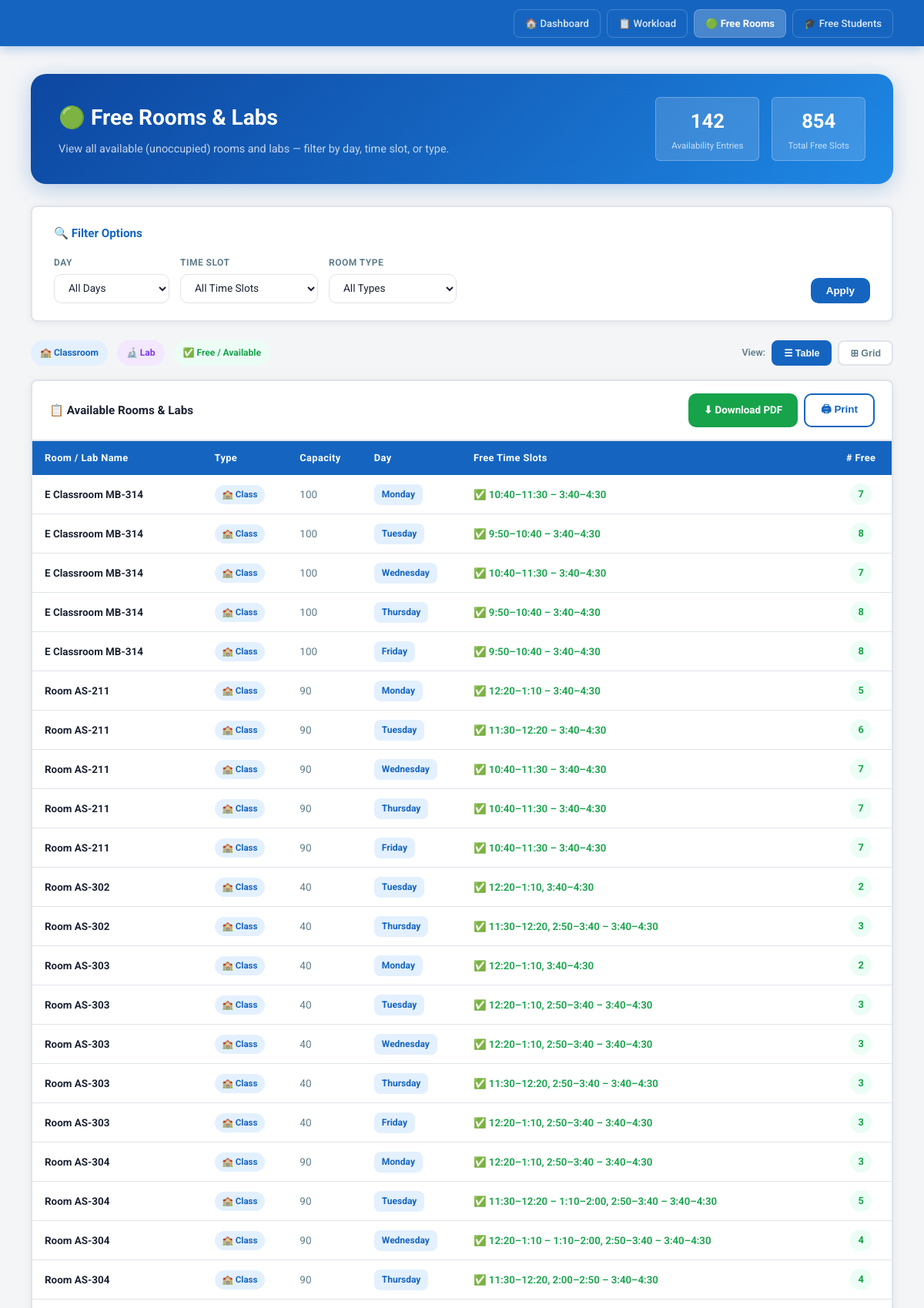
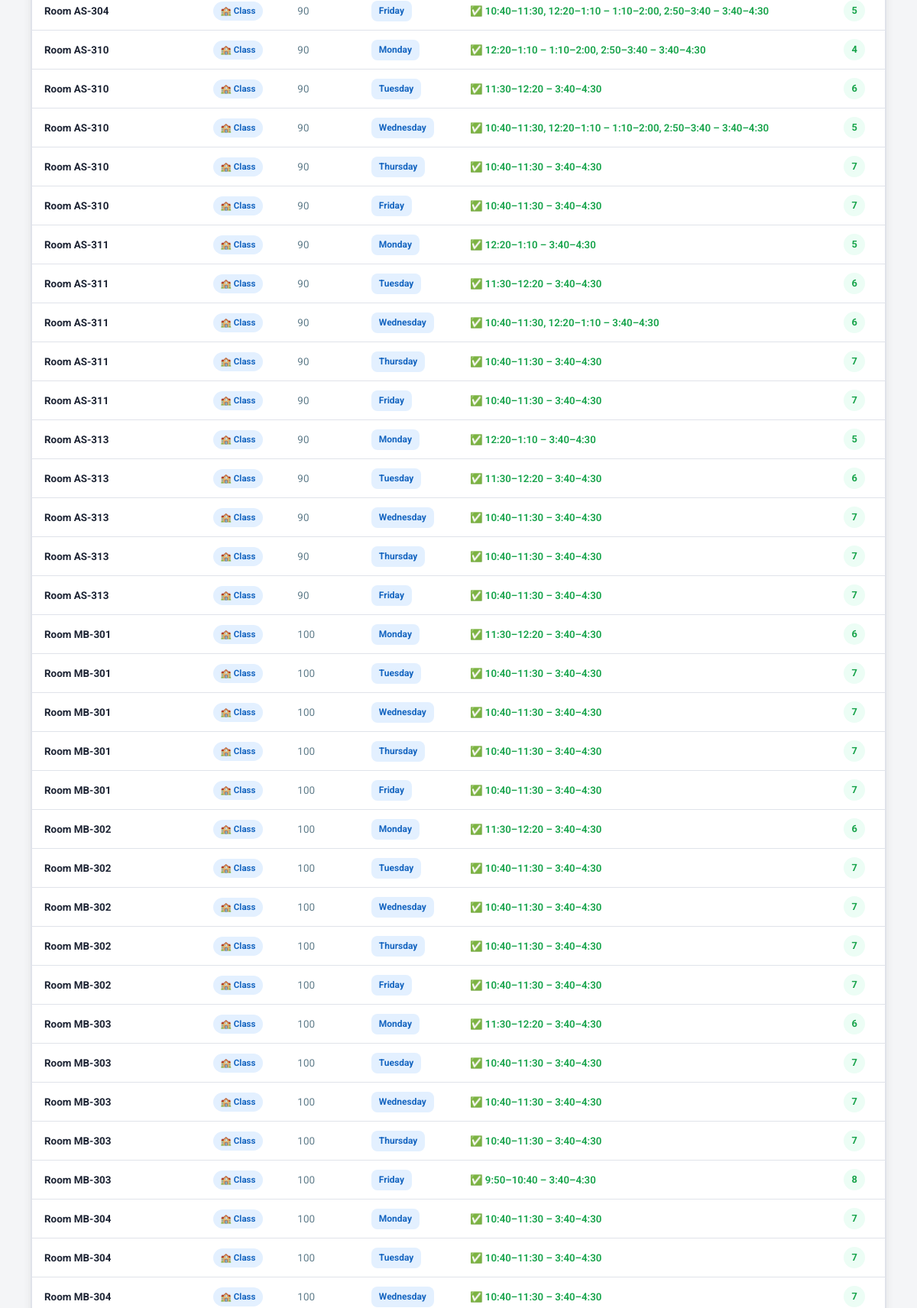
Screenshot of /free-rooms/ (signed in, upper part) with the database file from the repository (2 pictures, top to bottom).
### scheduler/models.py (models this page shows, shortened)
class Room(models.Model):
    ROOM_TYPE_CHOICES = (
        ('CLASSROOM', 'Classroom'), ('LAB', 'Lab'),
    )
    name = models.CharField(max_length=100)
    room_id = models.CharField(max_length=50, blank=True, default='')
    room_type = models.CharField(max_length=10, choices=ROOM_TYPE_CHOICES, default='CLASSROOM')
    capacity = models.IntegerField(default=60)
    department = models.ForeignKey(
        'Department', on_delete=models.SET_NULL, null=True, blank=True, related_name='rooms')
    allowed_subjects = models.TextField(
        blank=True, default='all',
        help_text='"all" or comma-separated subject names/codes this lab can host.')

### scheduler/views.py (the view)
# urls.py: path('free-rooms/', views.free_rooms, name='free_rooms'),
def free_rooms(request):
    from .models import Room, TimeSlot, RoomOccupiedTime, SLOT_TIMES_DISPLAY, DAY_CHOICES
    ALL_DAYS  = [d[0] for d in DAY_CHOICES]           # Mon-Fri
    ALL_SLOTS = sorted(SLOT_TIMES_DISPLAY.keys())      # 1-7
    filter_day  = request.GET.get('day',  '').strip()
    filter_slot = request.GET.get('slot', '').strip()
    filter_type = request.GET.get('type', '').strip()   # CLASSROOM / LAB / ''
    days_to_show  = [filter_day]  if filter_day  else ALL_DAYS
    slots_to_show = [int(filter_slot)] if filter_slot else ALL_SLOTS
    from collections import defaultdict
    occ_tt  = defaultdict(lambda: defaultdict(set))
    occ_man = defaultdict(lambda: defaultdict(set))
    for ts in TimeSlot.objects.select_related('room').filter(room__isnull=False):
        occ_tt[ts.room_id][ts.day].add(ts.slot)
    for rot in RoomOccupiedTime.objects.select_related('room'):
        for s in rot.blocked_slots():
            occ_man[rot.room_id][rot.day].add(s)
    rooms_qs = Room.objects.all().order_by('room_type', 'name')
    if filter_type:
        rooms_qs = rooms_qs.filter(room_type=filter_type)
    rows = []
    for room in rooms_qs:
        for day in days_to_show:
            free_slots = []
            for slot in slots_to_show:
                busy = (slot in occ_tt[room.id][day]) or (slot in occ_man[room.id][day])
                if not busy:
                    free_slots.append(slot)
            if free_slots:
                def group_consecutive(nums):
                    groups, cur = [], []
                    for n in sorted(nums):
                        if not cur or n == cur[-1] + 1:
                            cur.append(n)
                        else:
                            groups.append(cur)
                            cur = [n]
                    if cur:
                        groups.append(cur)
                    return groups
                ranges = []
                for grp in group_consecutive(free_slots):
                    if len(grp) == 1:
                        ranges.append(SLOT_TIMES_DISPLAY[grp[0]])
                    else:
                        ranges.append(f"{SLOT_TIMES_DISPLAY[grp[0]]} – {SLOT_TIMES_DISPLAY[grp[-1]]}")
                rows.append({
                    'room_name': room.name,
                    'room_type': room.get_room_type_display(),
                    'capacity':  room.capacity,
                    'day':       day,
                    'free_slots_raw': free_slots,
                    'free_slots_display': ', '.join(ranges),
                    'count': len(free_slots),
                })
    context = {
        'rows':          rows,
        'all_days':      ALL_DAYS,
        'all_slots':     ALL_SLOTS,
        'slot_display':  SLOT_TIMES_DISPLAY,
        'filter_day':    filter_day,
        'filter_slot':   filter_slot,
        'filter_type':   filter_type,
        'total_free':    sum(r['count'] for r in rows),
    }
    return render(request, 'free_rooms.html', context)

### scheduler/accounts.py (called while the page is built)
def current_role(request):
    return request.session.get('role')

def current_display_name(request):
    return request.session.get('display_name', '')

def current_department_id(request):
    return request.session.get('department_id')

def auth_context(request):
    role = current_role(request)
    dept_name = ''
    dept_id = current_department_id(request)
    if dept_id:
        from .models import Department
        d = Department.objects.filter(id=dept_id).first()
        dept_name = d.name if d else ''
    return {
        'auth_role': role,
        'auth_display_name': current_display_name(request),
        'auth_is_admin': role == ADMIN,
        'auth_is_dept_admin': role == DEPT_ADMIN,
        'auth_is_staff': role in STAFF_ROLES,
        'auth_department_name': dept_name,
    }

### scheduler/templatetags/dict_filters.py (called while the page is built)
@register.filter
def dict_get(d, key):
    try:
        return d[key]
    except (KeyError, TypeError):
        return {}

### template/free_rooms.html (shortened to what this page needs)
{% load dict_filters %}
<!DOCTYPE html>
<html lang="en">
<head>
</head>
<body>
<nav>
  <div class="nav-links">
    <a href="/">🏠 Dashboard</a>
    <a href="/workload-report/">📋 Workload</a>
    <a href="/free-rooms/" class="active">🟢 Free Rooms</a>
    <a href="/free-students/">🎓 Free Students</a>
  </div>
</nav>
<main>
<div class="hero">
  <div class="hero-left">
    <h1>🟢 Free Rooms &amp; Labs</h1>
    <p>View all available (unoccupied) rooms and labs — filter by day, time slot, or type.</p>
  </div>
  <div class="hero-stats">
    <div class="stat-pill">
      <div class="num">{{ rows|length }}</div>
      <div class="lbl">Availability Entries</div>
    </div>
    <div class="stat-pill">
      <div class="num">{{ total_free }}</div>
      <div class="lbl">Total Free Slots</div>
    </div>
  </div>
</div>
<div class="filter-card">
  <h3>🔍 Filter Options</h3>
  <form method="get" id="filterForm">
    <div class="filter-row">
      <div class="filter-group">
        <label>Day</label>
        <select name="day" onchange="document.getElementById('filterForm').submit()">
          <option value="">All Days</option>
        </select>
      </div>
      <div class="filter-group">
        <label>Time Slot</label>
        <select name="slot" onchange="document.getElementById('filterForm').submit()">
          <option value="">All Time Slots</option>
        </select>
      </div>
      <div class="filter-group">
        <label>Room Type</label>
        <select name="type" onchange="document.getElementById('filterForm').submit()">
          <option value="">All Types</option>
        </select>
      </div>
      <div class="filter-actions">
        <button type="submit" class="btn btn-blue">Apply</button>
      </div>
    </div>
  </form>
</div>
<div class="legend">
  <span class="badge badge-class">🏫 Classroom</span>
  <span class="badge badge-lab">🔬 Lab</span>
  <span class="badge badge-free">✅ Free / Available</span>
  <span style="margin-left:auto;display:flex;gap:8px;align-items:center;">
    <span style="font-size:.78rem;color:var(--muted);font-weight:600;">View:</span>
    <button class="vt-btn active" id="btnTable" onclick="setView('table')">☰ Table</button>
    <button class="vt-btn"        id="btnGrid"  onclick="setView('grid')">⊞ Grid</button>
  </span>
</div>
<div id="viewTable">
  <div class="table-wrap">
    <div class="table-header-bar">
      <h3>📋 Available Rooms &amp; Labs
      </h3>
      <div class="export-group">
        <a href="/free-rooms/pdf/?day={{ filter_day }}&slot={{ filter_slot }}&type={{ filter_type }}"
           class="btn btn-green" target="_blank">⬇ Download PDF</a>
        <button onclick="window.print()" class="btn btn-outline">🖨 Print</button>
      </div>
    </div>
    {% if rows %}
    <table>
      <thead>
        <tr>
          <th>Room / Lab Name</th>
          <th>Type</th>
          <th>Capacity</th>
          <th>Day</th>
          <th>Free Time Slots</th>
          <th style="text-align:center;"># Free</th>
        </tr>
      </thead>
      <tbody>
        {% for row in rows %}
        <tr>
          <td class="room-name">{{ row.room_name }}</td>
          <td>
            {% if row.room_type == 'Lab' %}
              <span class="type-pill type-lab">🔬 Lab</span>
            {% else %}
              <span class="type-pill type-class">🏫 Class</span>
            {% endif %}
          </td>
          <td style="color:var(--muted);">{{ row.capacity }}</td>
          <td><span class="day-badge">{{ row.day }}</span></td>
          <td class="slots-text">✅ {{ row.free_slots_display }}</td>
          <td style="text-align:center;"><span class="slot-count">{{ row.count }}</span></td>
        </tr>
        {% endfor %}
      </tbody>
    </table>
    {% else %}
    <div class="empty">
      <div class="icon">🎉</div>
      <h3>All rooms are occupied for this filter</h3>
      <p>Try removing filters or selecting a different day / time slot.</p>
    </div>
    {% endif %}
  </div>
</div>
</main>
</body>
</html>

### rows the page displays
Room: room_name "E Classroom MB-314" "E Classroom MB-314" "E Classroom MB-314" "E Classroom MB-314" "E Classroom MB-314"
Room: room_name "Room AS-211" "Room AS-211" "Room AS-211" "Room AS-211" "Room AS-211"
Room: room_name "Room AS-302" "Room AS-302"
Room: room_name "Room AS-303" "Room AS-303" "Room AS-303" "Room AS-303" "Room AS-303"
Room: room_name "Room AS-304" "Room AS-304" "Room AS-304" "Room AS-304" "Room AS-304"
Room: room_name "Room AS-310" "Room AS-310" "Room AS-310" "Room AS-310" "Room AS-310"
Room: room_name "Room AS-311" "Room AS-311" "Room AS-311" "Room AS-311" "Room AS-311"
Room: room_name "Room AS-313" "Room AS-313" "Room AS-313" "Room AS-313" "Room AS-313"
Room: room_name "Room MB-301" "Room MB-301" "Room MB-301" "Room MB-301" "Room MB-301"
Room: room_name "Room MB-302" "Room MB-302" "Room MB-302" "Room MB-302" "Room MB-302"
Room: room_name "Room MB-303" "Room MB-303" "Room MB-303" "Room MB-303" "Room MB-303"
Room: room_name "Room MB-304" "Room MB-304" "Room MB-304"

### other values shown
{{ rows|length }} "142"
{{ total_free }} "854"
{{ row.capacity }} "100" "100" "100" "100" "100" "90" "90" "90" "90" "90" "40" "40" "40" "40" "40" "40" "40" "90" "90" "90" "90" "90" "90" "90" "90" "90" "90" "90" "90" "90" "90" "90" "90" "90" "90" "90" "90" "100" "100" "100" "100" "100" "100" "100" "100" "100" "100" "100" "100" "100" "100" "100" "100" "100" "100"
{{ row.day }} "Monday" "Tuesday" "Wednesday" "Thursday" "Friday" "Monday" "Tuesday" "Wednesday" "Thursday" "Friday" "Tuesday" "Thursday" "Monday" "Tuesday" "Wednesday" "Thursday" "Friday" "Monday" "Tuesday" "Wednesday" "Thursday" "Friday" "Monday" "Tuesday" "Wednesday" "Thursday" "Friday" "Monday" "Tuesday" "Wednesday" "Thursday" "Friday" "Monday" "Tuesday" "Wednesday" "Thursday" "Friday" "Monday" "Tuesday" "Wednesday" "Thursday" "Friday" "Monday" "Tuesday" "Wednesday" "Thursday" "Friday" "Monday" "Tuesday" "Wednesday" "Thursday" "Friday" "Monday" "Tuesday" "Wednesday"
{{ row.free_slots_display }} "10:40–11:30 – 3:40–4:30" "9:50–10:40 – 3:40–4:30" "10:40–11:30 – 3:40–4:30" "9:50–10:40 – 3:40–4:30" "9:50–10:40 – 3:40–4:30" "12:20–1:10 – 3:40–4:30" "11:30–12:20 – 3:40–4:30" "10:40–11:30 – 3:40–4:30" "10:40–11:30 – 3:40–4:30" "10:40–11:30 – 3:40–4:30" "12:20–1:10, 3:40–4:30" "11:30–12:20, 2:50–3:40 – 3:40–4:30" "12:20–1:10, 3:40–4:30" "12:20–1:10, 2:50–3:40 – 3:40–4:30" "12:20–1:10, 2:50–3:40 – 3:40–4:30" "11:30–12:20, 2:50–3:40 – 3:40–4:30" "12:20–1:10, 2:50–3:40 – 3:40–4:30" "12:20–1:10, 2:50–3:40 – 3:40–4:30" "11:30–12:20 – 1:10–2:00, 2:50–3:40 – 3:40–4:30" "12:20–1:10 – 1:10–2:00, 2:50–3:40 – 3:40–4:30" "11:30–12:20, 2:00–2:50 – 3:40–4:30" "10:40–11:30, 12:20–1:10 – 1:10–2:00, 2:50–3:40 – 3:40–4:30" "12:20–1:10 – 1:10–2:00, 2:50–3:40 – 3:40–4:30" "11:30–12:20 – 3:40–4:30" "10:40–11:30, 12:20–1:10 – 1:10–2:00, 2:50–3:40 – 3:40–4:30" "10:40–11:30 – 3:40–4:30" "10:40–11:30 – 3:40–4:30" "12:20–1:10 – 3:40–4:30" "11:30–12:20 – 3:40–4:30" "10:40–11:30, 12:20–1:10 – 3:40–4:30" "10:40–11:30 – 3:40–4:30" "10:40–11:30 – 3:40–4:30" "12:20–1:10 – 3:40–4:30" "11:30–12:20 – 3:40–4:30" "10:40–11:30 – 3:40–4:30" "10:40–11:30 – 3:40–4:30" "10:40–11:30 – 3:40–4:30" "11:30–12:20 – 3:40–4:30" "10:40–11:30 – 3:40–4:30" "10:40–11:30 – 3:40–4:30" "10:40–11:30 – 3:40–4:30" "10:40–11:30 – 3:40–4:30" "11:30–12:20 – 3:40–4:30" "10:40–11:30 – 3:40–4:30" "10:40–11:30 – 3:40–4:30" "10:40–11:30 – 3:40–4:30" "10:40–11:30 – 3:40–4:30" "11:30–12:20 – 3:40–4:30" "10:40–11:30 – 3:40–4:30" "10:40–11:30 – 3:40–4:30" "10:40–11:30 – 3:40–4:30" "9:50–10:40 – 3:40–4:30" "10:40–11:30 – 3:40–4:30" "10:40–11:30 – 3:40–4:30" "10:40–11:30 – 3:40–4:30"
{{ row.count }} "7" "8" "7" "8" "8" "5" "6" "7" "7" "7" "2" "3" "2" "3" "3" "3" "3" "3" "5" "4" "4" "5" "4" "6" "5" "7" "7" "5" "6" "6" "7" "7" "5" "6" "7" "7" "7" "6" "7" "7" "7" "7" "6" "7" "7" "7" "7" "6" "7" "7" "7" "8" "7" "7" "7"
